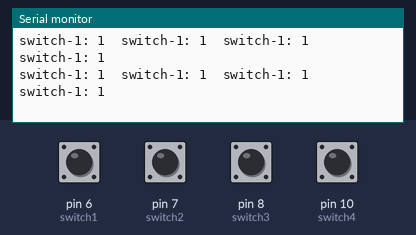
The sketch below on a simulated Arduino Uno, built with avr-gcc and run on an emulated ATmega328P. Shown: the last lines printed to the serial monitor. The test bench sets the inputs (shaded band); at power-on: pin 6 (switch1), pin 7 (switch2), pin 8 (switch3), pin 10 (switch4) HIGH.

Above: at 1.2 s.
1.3 s: pin 6 (switch1) pulled LOW for 0.15 s
At 1.37 s:
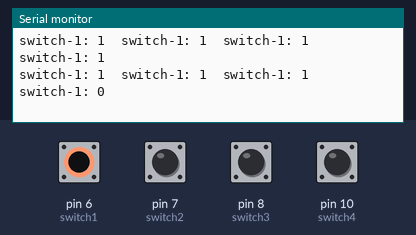
4.4 s: pin 7 (switch2) pulled LOW for 0.15 s
At 4.49 s:
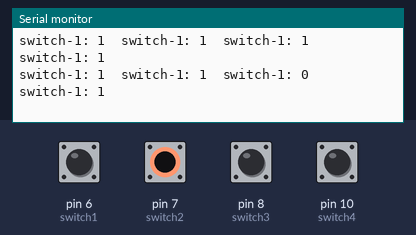
7.5 s: pin 8 (switch3) pulled LOW for 0.15 s
At 7.55 s:
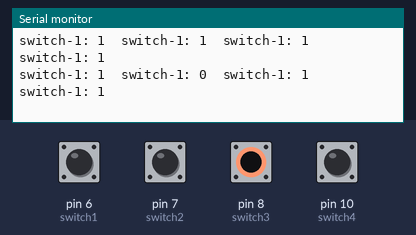
10.6 s: pin 10 (switch4) pulled LOW for 0.15 s
At 10.67 s:
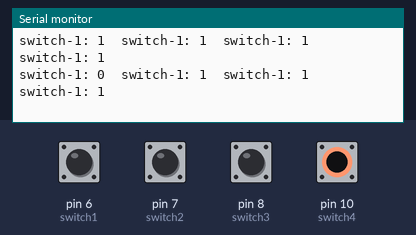

The sketch:

Switches.ino
```cpp
int switch1 = 6;
int switch2 = 7;
int switch3 = 8;
int switch4 = 10;

void setup() {
  Serial.begin(9600);
  // make the pushbutton's pin an input:
  pinMode(switch1, INPUT);
  pinMode(switch2, INPUT);
  pinMode(switch3, INPUT);
  pinMode(switch4, INPUT);

}

// the loop routine runs over and over again forever:
void loop() {
  // read the input pin:
  int switchState1 = digitalRead(switch1);
  int switchState2 = digitalRead(switch2);
  int switchState3 = digitalRead(switch3);
  int switchState4 = digitalRead(switch4);

  // print out the state of the button:
  Serial.print("switch-1: ");
  Serial.print(switchState4);
  Serial.print("\t");
  Serial.print("switch-1: ");
  Serial.print(switchState3);
  Serial.print("\t");
  Serial.print("switch-1: ");
  Serial.print(switchState2);
  Serial.print("\t");
  Serial.print("switch-1: ");
  Serial.print(switchState1);
  Serial.println("\t");

  delay(30);        // delay in between reads for stability
}
```

Measured:
- after the input at 1.3 s, the serial monitor: prints a new line after 0.05 s (image 1)
- after the input at 4.4 s, the serial monitor: prints a new line after 0.07 s (image 2)
- after the input at 7.5 s, the serial monitor: prints a new line at once (image 3)
- after the input at 10.6 s, the serial monitor: prints a new line after 0.06 s (image 4)
